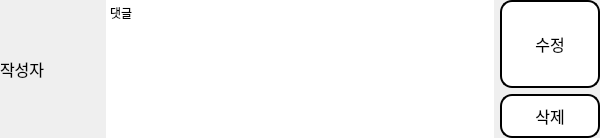
<?xml version="1.0" encoding="UTF-8"?>
<ui version="4.0">
 <class>CommentWidget</class>
 <widget class="QWidget" name="CommentWidget">
  <property name="geometry">
   <rect>
    <x>0</x>
    <y>0</y>
    <width>600</width>
    <height>138</height>
   </rect>
  </property>
  <property name="windowTitle">
   <string>Form</string>
  </property>
  <property name="styleSheet">
   <string notr="true">QLabel {
border:none;
background-color: none;
}


QPushButton {
border: 2px solid black;
border-radius: 12px;
background-color: white;
padding: 8px;
}

QPushButton:hover {
background-color: rgb(235, 235, 235);
}

QPushButton:pressed {
background-color: rgb(215, 215, 215);
}</string>
  </property>
  <layout class="QHBoxLayout" name="horizontalLayout">
   <property name="leftMargin">
    <number>0</number>
   </property>
   <property name="topMargin">
    <number>0</number>
   </property>
   <property name="rightMargin">
    <number>0</number>
   </property>
   <property name="bottomMargin">
    <number>0</number>
   </property>
   <item alignment="Qt::AlignHCenter">
    <widget class="QLabel" name="writerLabel">
     <property name="minimumSize">
      <size>
       <width>100</width>
       <height>0</height>
      </size>
     </property>
     <property name="maximumSize">
      <size>
       <width>100</width>
       <height>16777215</height>
      </size>
     </property>
     <property name="font">
      <font>
       <pointsize>12</pointsize>
      </font>
     </property>
     <property name="text">
      <string>작성자</string>
     </property>
    </widget>
   </item>
   <item>
    <widget class="QTextEdit" name="commentTextEdit">
     <property name="sizePolicy">
      <sizepolicy hsizetype="Expanding" vsizetype="Expanding">
       <horstretch>0</horstretch>
       <verstretch>1</verstretch>
      </sizepolicy>
     </property>
     <property name="minimumSize">
      <size>
       <width>0</width>
       <height>120</height>
      </size>
     </property>
     <property name="frameShape">
      <enum>QFrame::NoFrame</enum>
     </property>
     <property name="verticalScrollBarPolicy">
      <enum>Qt::ScrollBarAlwaysOff</enum>
     </property>
     <property name="horizontalScrollBarPolicy">
      <enum>Qt::ScrollBarAlwaysOff</enum>
     </property>
     <property name="sizeAdjustPolicy">
      <enum>QAbstractScrollArea::AdjustToContents</enum>
     </property>
     <property name="html">
      <string>&lt;!DOCTYPE HTML PUBLIC &quot;-//W3C//DTD HTML 4.0//EN&quot; &quot;http://www.w3.org/TR/REC-html40/strict.dtd&quot;&gt;
&lt;html&gt;&lt;head&gt;&lt;meta name=&quot;qrichtext&quot; content=&quot;1&quot; /&gt;&lt;meta charset=&quot;utf-8&quot; /&gt;&lt;style type=&quot;text/css&quot;&gt;
p, li { white-space: pre-wrap; }
hr { height: 1px; border-width: 0; }
li.unchecked::marker { content: &quot;\2610&quot;; }
li.checked::marker { content: &quot;\2612&quot;; }
&lt;/style&gt;&lt;/head&gt;&lt;body style=&quot; font-family:'맑은 고딕'; font-size:9pt; font-weight:400; font-style:normal;&quot;&gt;
&lt;p style=&quot; margin-top:0px; margin-bottom:0px; margin-left:0px; margin-right:0px; -qt-block-indent:0; text-indent:0px;&quot;&gt;댓글&lt;/p&gt;&lt;/body&gt;&lt;/html&gt;</string>
     </property>
     <property name="textInteractionFlags">
      <set>Qt::TextSelectableByKeyboard|Qt::TextSelectableByMouse</set>
     </property>
    </widget>
   </item>
   <item>
    <layout class="QVBoxLayout" name="verticalLayout" stretch="0,0">
     <item>
      <widget class="QPushButton" name="editButton">
       <property name="sizePolicy">
        <sizepolicy hsizetype="Minimum" vsizetype="Expanding">
         <horstretch>0</horstretch>
         <verstretch>0</verstretch>
        </sizepolicy>
       </property>
       <property name="minimumSize">
        <size>
         <width>100</width>
         <height>0</height>
        </size>
       </property>
       <property name="font">
        <font>
         <pointsize>12</pointsize>
        </font>
       </property>
       <property name="text">
        <string>수정</string>
       </property>
      </widget>
     </item>
     <item>
      <widget class="QPushButton" name="deleteButton">
       <property name="minimumSize">
        <size>
         <width>100</width>
         <height>0</height>
        </size>
       </property>
       <property name="font">
        <font>
         <pointsize>12</pointsize>
        </font>
       </property>
       <property name="text">
        <string>삭제</string>
       </property>
      </widget>
     </item>
    </layout>
   </item>
  </layout>
 </widget>
 <resources/>
 <connections/>
</ui>
